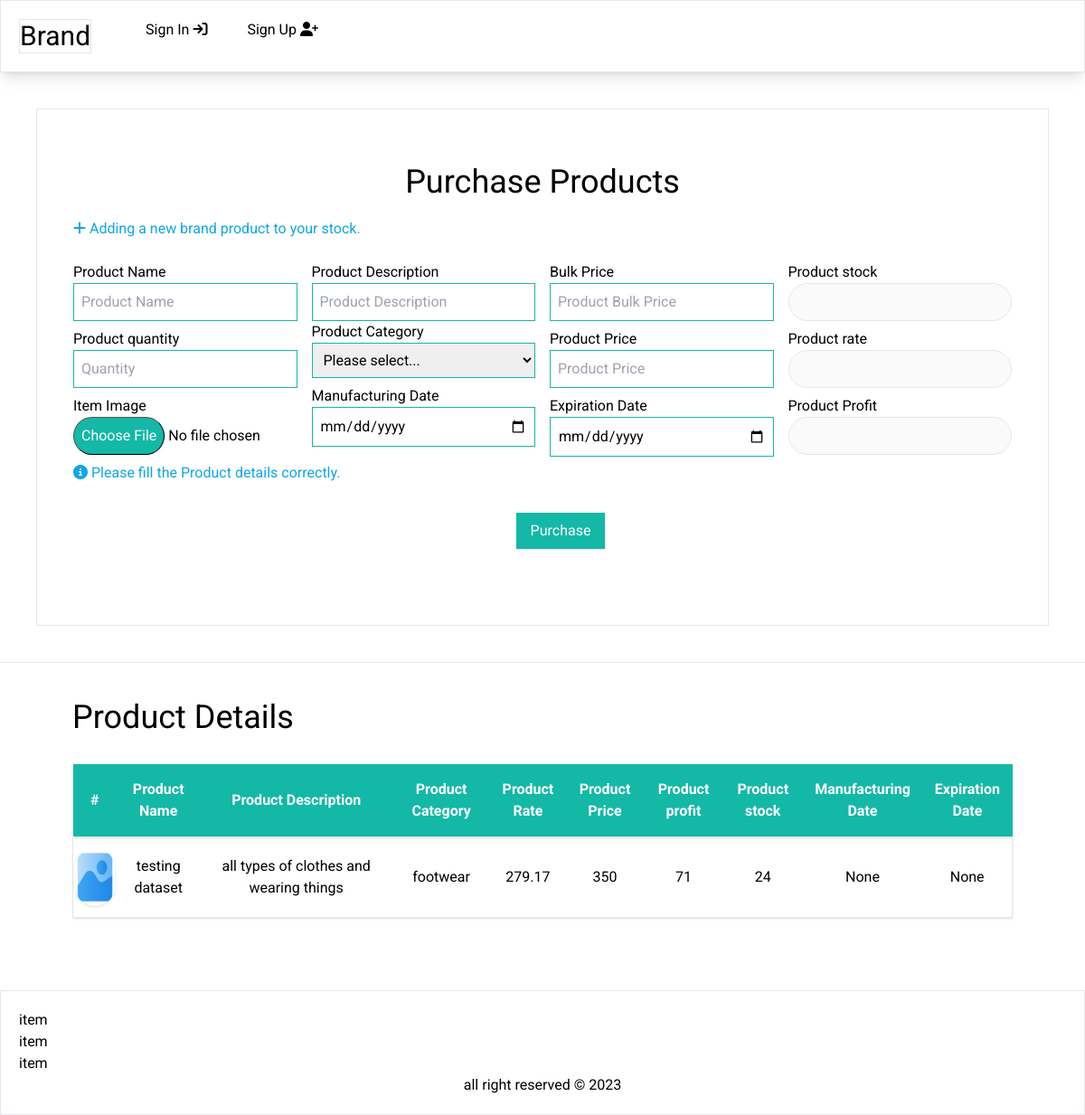
/store/purchase/, run on the app's committed database.
### store/models.py (models this page shows, shortened)
class Product(models.Model):
    category = models.ForeignKey(Category, on_delete=models.CASCADE)
    name = models.CharField(max_length=100)
    description = models.CharField(max_length=200)
    price = models.IntegerField(default=0)
    bulk_price = models.IntegerField(default=0)
    quantity = models.IntegerField(default=0)
    rate = models.FloatField(default=0)
    mfd = models.DateField(null=True, blank=True)
    expd = models.DateField(null=True, blank=True)
    profit = models.IntegerField(default=0)
    stock = models.IntegerField(default=0)
    image = models.ImageField(default='default.jpg', upload_to='item_images')

class Category(models.Model):
    name = models.CharField(max_length=50)
    description = models.CharField(max_length=200)
    def __str__(self):
        return self.name

### store/views.py (the view, shortened to what this page needs)
# urls.py: path('purchase/', views.purchase, name='purchase'),
def purchase(request):
    product = Product.objects.all().order_by('-id')
    cat = Category.objects.all()
    context = {'category':cat,'product':product}
    return render(request, 'purchase.html', context)

### store/templates/purchase.html (shortened to what this page needs)
{% extends 'main/base.html' %}
{% load static %}
{% block content %}
<div class="m-10 border p-10">
    <div class="text-center text-4xl">
        <p class="my-5">Purchase Products</p>
    </div>
    <p class="text-sky-500">
        <strong><i class="fa-solid fa-plus"></i></strong>
        Adding a new brand product to your stock.
    </p>
    <form action="{% url 'store:purchase' %}" method="POST" class="p-10 inline" enctype="multipart/form-data">
        <div class="grid lg:grid-cols-4 sm:grid-cols-1 gap-4">
            <div class="">
                <label for="name" class="block">Product Name</label>
                <input type="text" name="name" id="name" class="border w-full border-teal-500 p-2" required placeholder="Product Name">
                <label for="quantity" class="block mt-2">Product quantity</label>
                <input type="number" name="quantity" id="quantity" class="border w-full border-teal-500 p-2" required
                    placeholder="Quantity">
                <label for="item_pics" class="block mt-2">Item Image</label>
                <input type="file" name="item_pics" id="item_pics"
                class="file:border file:rounded-full file:shadow file:p-2 hover:file:bg-teal-700 hover:file:font-bold file:bg-teal-500 file:text-white mb-2">
            </div>
            <div class="">
                <label for="description" class="block">Product Description</label>
                <input type="text" name="description" id="description" class="border w-full p-2 border-teal-500" required placeholder="Product Description">
                <label for="category" class="block">Product Category</label>
                <select name="category" id="category" class="p-2 border-teal-500 w-full border">
                    <option value="" disabled selected>Please select...</option>
                </select>
                <label for="mfd" class="block mt-2">Manufacturing Date</label>
                <input type="date" name="mfd" id="mfd" class="border w-full p-2 border-teal-500">
            </div>
            <div>
                <label for="bprice" class="block">Bulk Price</label>
                <input type="number" name="bprice" id="bprice" onchange="calculate()" class="border w-full p-2 border-teal-500" required
                    placeholder="Product Bulk Price">
                <label for="price" class="block mt-2">Product Price</label>
                <input type="number" name="price" id="price" class="border w-full p-2 border-teal-500" required placeholder="Product Price">
                <label for="expd" class="block mt-2">Expiration Date</label>
                <input type="date" name="expd" id="expd" class="border w-full p-2 border-teal-500">
            </div>
            <div class="">
                <label for="stock" class="block">Product stock</label>
                <input type="number" name="stock" id="stock" class="border rounded-full w-full border-gray-200 p-2" required disabled>
                <label for="rate" class="block mt-2">Product rate</label>
                <input type="number" name="rate" id="rate" class="border rounded-full w-full p-2 border-gray-200" required disabled>
                <label for="profit" class="block mt-2">Product Profit</label>
                <input type="number" name="profit" id="profit" class="border rounded-full w-full p-2 border-gray-200" required disabled>
            </div>
        </div>
        <p class="text-sky-500">
            <Strong><i class="fa-solid fa-circle-info"></i></Strong>
            Please fill the Product details correctly.
        </p>
        <div class="text-center mt-5">
            <button type="submit" class="bg-teal-500 text-white px-4 py-2 hover:font-bold hover:bg-teal-700 shadow mt-3 mb-5 ml-10">Purchase</button>
        </div>
    </form>
</div>
<hr>
<div class="mx-10 mb-10 p-10">
<div class="heading">
    <h1 class="text-4xl text-center inline-block" id="border-design">Product Details</h1>
</div>
<table class="table-auto w-full">
    <thead class="w-full py-4 text-center bg-teal-500 shadow text-white ">
        <th class="py-4 " id="border-design">#</th>
        <th class="py-4 " id="border-design">Product Name</th>
        <th class="py-4 " id="border-design">Product Description</th>
        <th class="py-4 " id="border-design">Product Category</th>
        <th class="py-4 " id="border-design">Product Rate</th>
        <th class="py-4 " id="border-design">Product Price</th>
        <th class="py-4" id="border-design">Product profit</th>
        <th class="py-4 " id="border-design">Product stock</th>
        <th class="py-4" id="border-design">Manufacturing Date</th>
        <th class="py-4" id="border-design">Expiration Date</th>
    </thead>
    <tbody class="text-center shadow border">
        {% for item in product %}
        <tr class="border">
            {% if item.image %}
                <td class="py-3"><img src="{{item.image.url}}" alt="image" class="w-16 h-16 rounded-full shadow"></td>
            {% elif not item.image %}
                <td class="py-3"><img src="media/item_images/default.png" class="w-16 h-16 rounded-full shadow"></td>
            {% endif %}
            <td class="py-3">{{item.name}}</td>
            <td class="py-3">{{item.description}}</td>
            <td class="py-3">{{item.category}}</td>
            <td class="py-3">{{item.rate}}</td>
            <td class="py-3">{{item.price}}</td>
            <td class="py-3">{{item.profit}}</td>
            <td class="py-3">{{item.stock}}</td>
            <td class="py-3">{{item.mfd}}</td>
            <td class="py-3">{{item.expd}}</td>
        </tr>
        {% endfor %}
    </tbody>
</table>
</div>
{% endblock content %}

### store/static/css/style.css (style rules this page uses)
* { font-family: 'Roboto','AR One Sans','Montserrat','Open Sans', sans-serif; }
#border-design { position: relative; cursor: pointer; margin-bottom: 2rem; }
#border-design::after { content: ""; position: absolute; left: 0; bottom: 0; height: 3px; width: 0%; background-color: black; transition: all ease 1s; }

### data on the page
Product: image (placeholder picture), name "testing dataset", description "all types of clothes and wearing things", category "footwear", rate "279.17", price "350", profit "71", stock "24", mfd "None", expd "None"
